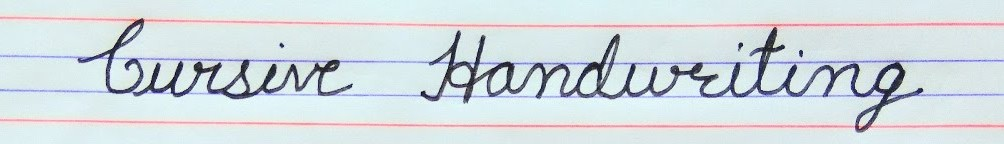
#> input picture Resource/test_img/2.jpg, 1004 x 144 px, given in place of filen.png, which was not available
$ python -i page_to_lines.py   (imports and definitions only)
#> lines starting #> are read from the running program, lines starting #| are printed output that depends on the picture; after the words box and inside, x2 and y2 are one past the last pixel; in counts of white or black regions, pixels touching at a corner belong together; pictures that were not available may be replaced by others from this repository, and a replacement may not be noted
# -*- coding: utf-8 -*-
"""
Created on Mon May 18 23:08:06 2020

@author: JOEL
"""
import cv2
import numpy as np
def crop(imgpath):

 ## (1) read
#> called with imgpath = 'Resource/test_img/2.jpg'
 img = cv2.imread("upload/filen.png")
#> img is the input picture: shape (144, 1004, 3); mean B, G, R 223.3, 218.7, 209.8
 gray = cv2.cvtColor(img, cv2.COLOR_BGR2GRAY)
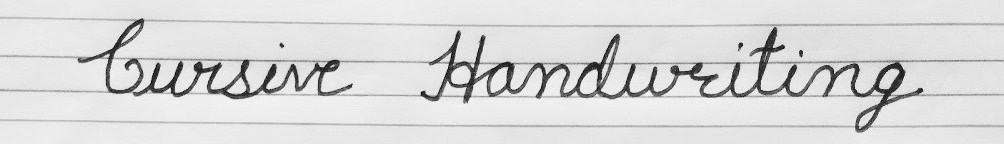
#> gray: shape (144, 1004); min 1, max 253, mean 216.5
 a,b = img.shape[:2]
#> a = 144; b = 1004
 ## (2) threshold
 th, threshed = cv2.threshold(gray, 127, 255, cv2.THRESH_BINARY_INV|cv2.THRESH_OTSU)
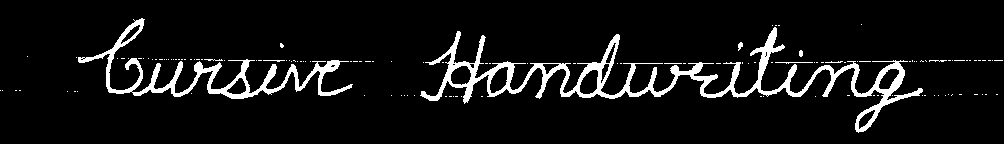
#> threshed: shape (144, 1004); 7.4% white; 133 white regions (124 under 20 px), largest, box (x1, y1, x2, y2) and area: (420, 27, 923, 133) 6966, (78, 18, 353, 99) 3265, (775, 62, 813, 64) 40
#> th = 153


 ## (3) minAreaRect on the nozeros
 pts = cv2.findNonZero(threshed)
#> pts = contour of 10703 points, box (x1, y1, x2, y2) (0, 18, 1003, 133), area 7621
 ret = cv2.minAreaRect(pts)
#> ret = ((501.7, 60.49), (108, 999.3), -87.2)

 (cx,cy), (w,h), ang = ret
#> cx = 501.7; cy = 60.49; w = 108; h = 999.3; ang = -87.2
 if w<h:
    w,h = h,w
#> w = 999.3; h = 108
    ang += 90
#> ang = 2.8

 ## (4) Find rotated matrix, do rotation
 M = cv2.getRotationMatrix2D((cx,cy), ang, 1.0)
#> M = [[0.999, 0.0489, -2.36], [-0.0489, 0.999, 24.6]]
 rotated = cv2.warpAffine(threshed, M, (img.shape[1], img.shape[0]))
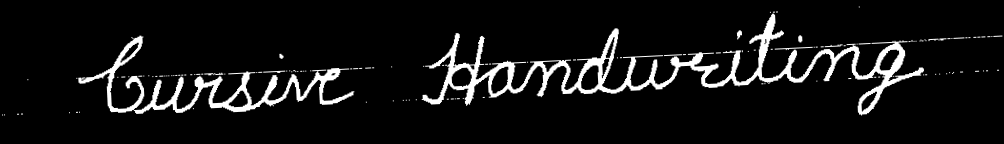
#> rotated: shape (144, 1004); min 0, max 255, mean 18.9

 ## (5) find and draw the upper and lower boundary of each lines
 hist = cv2.reduce(rotated,1, cv2.REDUCE_AVG).reshape(-1)
#> hist = 144 values, max 63 at index 78, min 0 at index 0, mean 18.87

 th = 2
 H,W = img.shape[:2]
#> H = 144; W = 1004
 uppers = [y for y in range(H-1) if hist[y]<=th and hist[y+1]>th]
#> uppers = [27]
 lowers = [y for y in range(H-1) if hist[y]>th and hist[y+1]<=th]
#> lowers = [113]

 rotated = cv2.cvtColor(rotated, cv2.COLOR_GRAY2BGR)
#> rotated: shape (144, 1004, 3)
 '''for y in uppers:
    cv2.line(rotated, (0,y), (W, y), (255,0,0), 1)

 for y in lowers:
    cv2.line(rotated, (0,y), (W, y), (0,255,0), 1)'''
 rotated = ~rotated
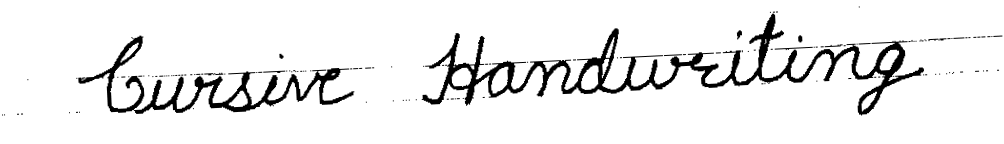
#> rotated: shape (144, 1004, 3); min 0, max 255, mean 236.1
 cropped = []
 for i in range(len(uppers)):
    #print(type(w))
    cropped.append(rotated[uppers[i]:lowers[i], 0:b ])
#> this loop made 1 pass
#> after the loop, cropped = 1 item
 #print(type(uppers))

 #th, rotated = cv2.threshold(rotated, 127, 255, cv2.THRESH_BINARY_INV|cv2.THRESH_OTSU)
 for i in range(len(cropped)):
    cv2.imwrite("temp/{}.png".format(str(i)),cropped[i])
#> this loop made 1 pass
#> pass 1, in crop, `cv2.imwrite("temp/{}.png".format(str(i)),cropped[i])`:
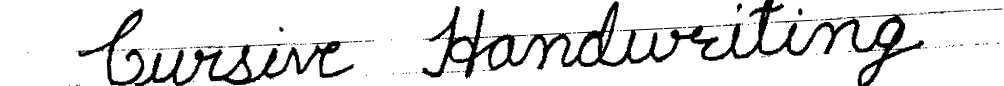
#> saved as 0.png: shape (86, 1004, 3); min 0, max 255, mean 223.7
 '''cv2.imwrite("result.png", rotated)
 window_name= 'image'
 image = cv2.imread("result.png")
 cv2.imshow(window_name,image)
 cv2.waitKey(0)'''
 return len(cropped)

>>> result = crop('Resource/test_img/2.jpg')
#> result = 1

$ run again, on Resource/test_img/2.png
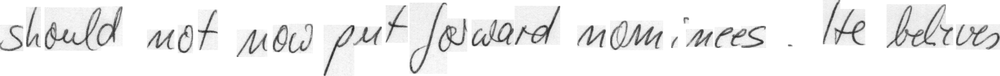
#> input picture Resource/test_img/2.png, 1000 x 76 px, shrunk from 1885 x 144 before the run, given in place of filen.png, which was not available
#> in crop, img is the input picture: shape (76, 1000, 3); min 30, max 255, mean 238.2
#> in crop, `th, threshed = cv2.threshold(gray, 127, 255, cv2.THRESH_BINARY_INV|cv2..`:
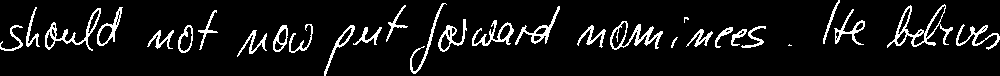
#> threshed: shape (76, 1000); 8.2% white in thin lines or dots
#> th = 183
#> pts = contour of 6253 points, box (x1, y1, x2, y2) (0, 0, 1000, 76), area 8544
#> ret = ((499.5, 37.86), (999.1, 70.85), -0.563)
#> cx = 499.5; cy = 37.86; w = 999.1; h = 70.85; ang = -0.563
#> M = [[1, -0.00983, 0.396], [0.00983, 1, -4.91]]
#> hist = 76 values, max 69 at index 35, min 0 at index 0, mean 20.99
#> uppers = [2]
#> lowers = [53]
#> the loop in crop, `for i in range(len(uppers)):` made 1 pass
#> after the loop in crop, `for i in range(len(uppers)):`: cropped = 1 item
#> the loop in crop, `for i in range(len(cropped)):` made 1 pass
#> pass 1, in crop, `cv2.imwrite("temp/{}.png".format(str(i)),cropped[i])`:
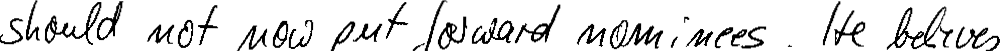
#> saved as 0.png: shape (51, 1000, 3); min 0, max 255, mean 224.6
#> result = 1
